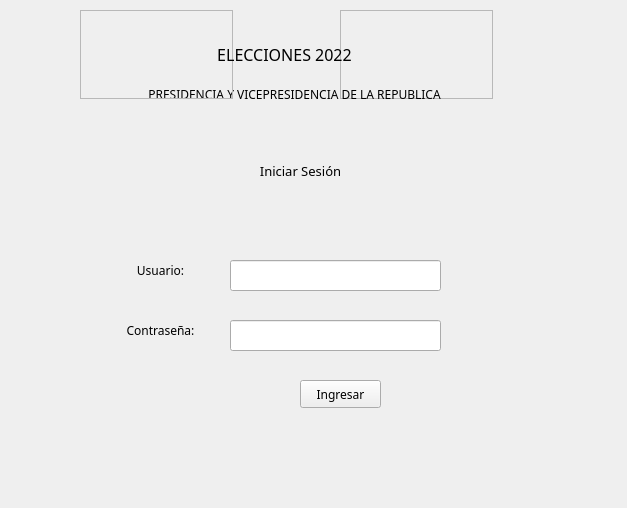
<?xml version="1.0" encoding="UTF-8"?>
<ui version="4.0">
 <class>Login</class>
 <widget class="QWidget" name="Login">
  <property name="geometry">
   <rect>
    <x>0</x>
    <y>0</y>
    <width>627</width>
    <height>508</height>
   </rect>
  </property>
  <property name="windowTitle">
   <string>Form</string>
  </property>
  <widget class="QFrame" name="frame_8">
   <property name="geometry">
    <rect>
     <x>340</x>
     <y>10</y>
     <width>153</width>
     <height>89</height>
    </rect>
   </property>
   <property name="styleSheet">
    <string notr="true">image: url(:/resource/img/TSE.png);</string>
   </property>
   <property name="frameShape">
    <enum>QFrame::StyledPanel</enum>
   </property>
   <property name="frameShadow">
    <enum>QFrame::Raised</enum>
   </property>
  </widget>
  <widget class="QLabel" name="label_10">
   <property name="geometry">
    <rect>
     <x>30</x>
     <y>50</y>
     <width>529</width>
     <height>89</height>
    </rect>
   </property>
   <property name="font">
    <font>
     <family>Microsoft YaHei</family>
     <pointsize>9</pointsize>
     <italic>false</italic>
     <bold>false</bold>
    </font>
   </property>
   <property name="layoutDirection">
    <enum>Qt::LeftToRight</enum>
   </property>
   <property name="styleSheet">
    <string notr="true">color: rgb(0, 0, 0);
font: 25 9pt &quot;Microsoft YaHei&quot;;</string>
   </property>
   <property name="text">
    <string>PRESIDENCIA Y VICEPRESIDENCIA DE LA REPUBLICA</string>
   </property>
   <property name="alignment">
    <set>Qt::AlignCenter</set>
   </property>
  </widget>
  <widget class="QFrame" name="frame_7">
   <property name="geometry">
    <rect>
     <x>80</x>
     <y>10</y>
     <width>153</width>
     <height>89</height>
    </rect>
   </property>
   <property name="styleSheet">
    <string notr="true">image: url(:/resource/img/Escudo.png);
image: url(:/resource/img/Escudo2.png);</string>
   </property>
   <property name="frameShape">
    <enum>QFrame::StyledPanel</enum>
   </property>
   <property name="frameShadow">
    <enum>QFrame::Raised</enum>
   </property>
  </widget>
  <widget class="QLabel" name="label_11">
   <property name="geometry">
    <rect>
     <x>180</x>
     <y>10</y>
     <width>209</width>
     <height>89</height>
    </rect>
   </property>
   <property name="font">
    <font>
     <family>Microsoft YaHei</family>
     <pointsize>12</pointsize>
     <italic>false</italic>
     <bold>false</bold>
    </font>
   </property>
   <property name="styleSheet">
    <string notr="true">color: rgb(0, 0, 0);
font: 12pt &quot;Microsoft YaHei&quot;;</string>
   </property>
   <property name="text">
    <string>ELECCIONES 2022</string>
   </property>
   <property name="alignment">
    <set>Qt::AlignCenter</set>
   </property>
  </widget>
  <widget class="QLabel" name="label_12">
   <property name="geometry">
    <rect>
     <x>220</x>
     <y>140</y>
     <width>161</width>
     <height>61</height>
    </rect>
   </property>
   <property name="font">
    <font>
     <family>Microsoft YaHei</family>
     <pointsize>10</pointsize>
     <italic>false</italic>
     <bold>false</bold>
    </font>
   </property>
   <property name="layoutDirection">
    <enum>Qt::LeftToRight</enum>
   </property>
   <property name="styleSheet">
    <string notr="true">color: rgb(0, 0, 0);
font: 10pt &quot;Microsoft YaHei&quot;;</string>
   </property>
   <property name="text">
    <string>Iniciar Sesión</string>
   </property>
   <property name="alignment">
    <set>Qt::AlignCenter</set>
   </property>
  </widget>
  <widget class="QLineEdit" name="usuario">
   <property name="geometry">
    <rect>
     <x>230</x>
     <y>260</y>
     <width>211</width>
     <height>31</height>
    </rect>
   </property>
   <property name="text">
    <string/>
   </property>
  </widget>
  <widget class="QLineEdit" name="contrasena">
   <property name="geometry">
    <rect>
     <x>230</x>
     <y>320</y>
     <width>211</width>
     <height>31</height>
    </rect>
   </property>
   <property name="text">
    <string/>
   </property>
  </widget>
  <widget class="QLabel" name="label_13">
   <property name="geometry">
    <rect>
     <x>100</x>
     <y>250</y>
     <width>121</width>
     <height>41</height>
    </rect>
   </property>
   <property name="font">
    <font>
     <family>Microsoft YaHei</family>
     <pointsize>9</pointsize>
     <italic>false</italic>
     <bold>false</bold>
    </font>
   </property>
   <property name="layoutDirection">
    <enum>Qt::LeftToRight</enum>
   </property>
   <property name="styleSheet">
    <string notr="true">color: rgb(0, 0, 0);
font: 25 9pt &quot;Microsoft YaHei&quot;;</string>
   </property>
   <property name="text">
    <string>Usuario:</string>
   </property>
   <property name="alignment">
    <set>Qt::AlignCenter</set>
   </property>
  </widget>
  <widget class="QLabel" name="label_14">
   <property name="geometry">
    <rect>
     <x>100</x>
     <y>310</y>
     <width>121</width>
     <height>41</height>
    </rect>
   </property>
   <property name="font">
    <font>
     <family>Microsoft YaHei</family>
     <pointsize>9</pointsize>
     <italic>false</italic>
     <bold>false</bold>
    </font>
   </property>
   <property name="layoutDirection">
    <enum>Qt::LeftToRight</enum>
   </property>
   <property name="styleSheet">
    <string notr="true">color: rgb(0, 0, 0);
font: 25 9pt &quot;Microsoft YaHei&quot;;</string>
   </property>
   <property name="text">
    <string>Contraseña:</string>
   </property>
   <property name="alignment">
    <set>Qt::AlignCenter</set>
   </property>
  </widget>
  <widget class="QPushButton" name="pushButton_3">
   <property name="geometry">
    <rect>
     <x>300</x>
     <y>380</y>
     <width>81</width>
     <height>28</height>
    </rect>
   </property>
   <property name="font">
    <font>
     <family>Microsoft YaHei</family>
    </font>
   </property>
   <property name="text">
    <string>Ingresar</string>
   </property>
  </widget>
 </widget>
 <resources/>
 <connections/>
</ui>
